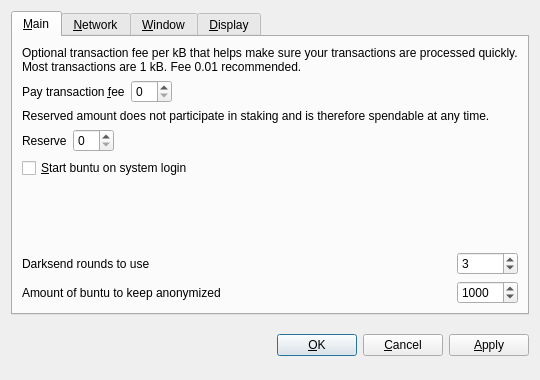
<?xml version="1.0" encoding="UTF-8"?>
<ui version="4.0">
 <class>OptionsDialog</class>
 <widget class="QDialog" name="OptionsDialog">
  <property name="geometry">
   <rect>
    <x>0</x>
    <y>0</y>
    <width>540</width>
    <height>380</height>
   </rect>
  </property>
  <property name="windowTitle">
   <string>Options</string>
  </property>
  <property name="modal">
   <bool>true</bool>
  </property>
  <layout class="QVBoxLayout" name="verticalLayout">
   <item>
    <widget class="QTabWidget" name="tabWidget">
     <property name="tabPosition">
      <enum>QTabWidget::North</enum>
     </property>
     <property name="currentIndex">
      <number>0</number>
     </property>
     <widget class="QWidget" name="tabMain">
      <attribute name="title">
       <string>&amp;Main</string>
      </attribute>
      <layout class="QGridLayout" name="gridLayout">
       <item row="0" column="0" colspan="2">
        <widget class="QLabel" name="transactionFeeInfoLabel">
         <property name="text">
          <string>Optional transaction fee per kB that helps make sure your transactions are processed quickly. Most transactions are 1 kB. Fee 0.01 recommended.</string>
         </property>
         <property name="textFormat">
          <enum>Qt::PlainText</enum>
         </property>
         <property name="wordWrap">
          <bool>true</bool>
         </property>
        </widget>
       </item>
       <item row="1" column="0">
        <layout class="QHBoxLayout" name="horizontalLayoutFee">
         <item>
          <widget class="QLabel" name="transactionFeeLabel">
           <property name="text">
            <string>Pay transaction &amp;fee</string>
           </property>
           <property name="textFormat">
            <enum>Qt::PlainText</enum>
           </property>
           <property name="buddy">
            <cstring>transactionFee</cstring>
           </property>
          </widget>
         </item>
         <item>
          <widget class="BuntuAmountField" name="transactionFee"/>
         </item>
         <item>
          <spacer name="horizontalSpacerFee">
           <property name="orientation">
            <enum>Qt::Horizontal</enum>
           </property>
           <property name="sizeHint" stdset="0">
            <size>
             <width>40</width>
             <height>20</height>
            </size>
           </property>
          </spacer>
         </item>
        </layout>
       </item>
       <item row="2" column="0" colspan="2">
        <widget class="QLabel" name="reserveBalanceInfoLabel">
         <property name="text">
          <string>Reserved amount does not participate in staking and is therefore spendable at any time.</string>
         </property>
         <property name="textFormat">
          <enum>Qt::PlainText</enum>
         </property>
         <property name="wordWrap">
          <bool>true</bool>
         </property>
        </widget>
       </item>
       <item row="3" column="0">
        <layout class="QHBoxLayout" name="horizontalLayoutReserveBalance">
         <item>
          <widget class="QLabel" name="reserveBalanceLabel">
           <property name="text">
            <string>Reserve</string>
           </property>
           <property name="textFormat">
            <enum>Qt::PlainText</enum>
           </property>
           <property name="buddy">
            <cstring>reserveBalance</cstring>
           </property>
          </widget>
         </item>
         <item>
          <widget class="BuntuAmountField" name="reserveBalance"/>
         </item>
         <item>
          <spacer name="horizontalSpacerReserveBalance">
           <property name="orientation">
            <enum>Qt::Horizontal</enum>
           </property>
           <property name="sizeHint" stdset="0">
            <size>
             <width>40</width>
             <height>20</height>
            </size>
           </property>
          </spacer>
         </item>
        </layout>
       </item>
       <item row="4" column="0">
        <widget class="QCheckBox" name="buntuAtStartup">
         <property name="toolTip">
          <string>Automatically start buntu after logging in to the system.</string>
         </property>
         <property name="text">
          <string>&amp;Start buntu on system login</string>
         </property>
        </widget>
       </item>
       <item row="5" column="0">
        <spacer name="verticalSpacer_Main">
         <property name="orientation">
          <enum>Qt::Vertical</enum>
         </property>
         <property name="sizeHint" stdset="0">
          <size>
           <width>20</width>
           <height>40</height>
          </size>
         </property>
        </spacer>
       </item>
       <item row="6" column="0">
        <widget class="QLabel" name="label">
         <property name="toolTip">
          <string>&lt;html&gt;&lt;head/&gt;&lt;body&gt;&lt;p&gt;This setting determines the amount of individual masternodes that an input will be anonymized through. More rounds of anonymization gives a higher degree of privacy, but also costs more in fees.&lt;/p&gt;&lt;/body&gt;&lt;/html&gt;</string>
         </property>
         <property name="text">
          <string>Darksend rounds to use</string>
         </property>
        </widget>
       </item>
       <item row="6" column="1">
        <widget class="QSpinBox" name="darksendRounds">
         <property name="minimum">
          <number>2</number>
         </property>
         <property name="maximum">
          <number>16</number>
         </property>
         <property name="value">
          <number>3</number>
         </property>
        </widget>
       </item>
       <item row="7" column="0">
        <widget class="QLabel" name="label_2">
         <property name="toolTip">
          <string>This amount acts as a threshold to turn off Darksend once it's reached.</string>
         </property>
         <property name="statusTip">
          <string notr="true"/>
         </property>
         <property name="whatsThis">
          <string notr="true"/>
         </property>
         <property name="accessibleName">
          <string notr="true"/>
         </property>
         <property name="accessibleDescription">
          <string notr="true"/>
         </property>
         <property name="text">
          <string>Amount of buntu to keep anonymized</string>
         </property>
        </widget>
       </item>
       <item row="7" column="1">
        <widget class="QSpinBox" name="anonymizebuntu">
         <property name="minimum">
          <number>2</number>
         </property>
         <property name="maximum">
          <number>10000</number>
         </property>
         <property name="singleStep">
          <number>10</number>
         </property>
         <property name="value">
          <number>1000</number>
         </property>
        </widget>
       </item>
      </layout>
     </widget>
     <widget class="QWidget" name="tabNetwork">
      <attribute name="title">
       <string>&amp;Network</string>
      </attribute>
      <layout class="QVBoxLayout" name="verticalLayout_Network">
       <item>
        <widget class="QCheckBox" name="mapPortUpnp">
         <property name="toolTip">
          <string>Automatically open the buntu client port on the router. This only works when your router supports UPnP and it is enabled.</string>
         </property>
         <property name="text">
          <string>Map port using &amp;UPnP</string>
         </property>
        </widget>
       </item>
       <item>
        <widget class="QCheckBox" name="connectSocks">
         <property name="toolTip">
          <string>Connect to the buntu network through a SOCKS5 proxy (e.g. when connecting through Tor).</string>
         </property>
         <property name="text">
          <string>&amp;Connect through SOCKS5 proxy:</string>
         </property>
        </widget>
       </item>
       <item>
        <layout class="QHBoxLayout" name="horizontalLayout_Network">
         <item>
          <widget class="QLabel" name="proxyIpLabel">
           <property name="text">
            <string>Proxy &amp;IP:</string>
           </property>
           <property name="textFormat">
            <enum>Qt::PlainText</enum>
           </property>
           <property name="buddy">
            <cstring>proxyIp</cstring>
           </property>
          </widget>
         </item>
         <item>
          <widget class="QValidatedLineEdit" name="proxyIp">
           <property name="maximumSize">
            <size>
             <width>140</width>
             <height>16777215</height>
            </size>
           </property>
           <property name="toolTip">
            <string>IP address of the proxy (e.g. 127.0.0.1)</string>
           </property>
          </widget>
         </item>
         <item>
          <widget class="QLabel" name="proxyPortLabel">
           <property name="text">
            <string>&amp;Port:</string>
           </property>
           <property name="textFormat">
            <enum>Qt::PlainText</enum>
           </property>
           <property name="buddy">
            <cstring>proxyPort</cstring>
           </property>
          </widget>
         </item>
         <item>
          <widget class="QLineEdit" name="proxyPort">
           <property name="maximumSize">
            <size>
             <width>55</width>
             <height>16777215</height>
            </size>
           </property>
           <property name="toolTip">
            <string>Port of the proxy (e.g. 9050)</string>
           </property>
          </widget>
         </item>
         <item>
          <spacer name="horizontalSpacer_Network">
           <property name="orientation">
            <enum>Qt::Horizontal</enum>
           </property>
           <property name="sizeHint" stdset="0">
            <size>
             <width>40</width>
             <height>20</height>
            </size>
           </property>
          </spacer>
         </item>
        </layout>
       </item>
       <item>
        <spacer name="verticalSpacer_Network">
         <property name="orientation">
          <enum>Qt::Vertical</enum>
         </property>
         <property name="sizeHint" stdset="0">
          <size>
           <width>20</width>
           <height>40</height>
          </size>
         </property>
        </spacer>
       </item>
      </layout>
     </widget>
     <widget class="QWidget" name="tabWindow">
      <attribute name="title">
       <string>&amp;Window</string>
      </attribute>
      <layout class="QVBoxLayout" name="verticalLayout_Window">
       <item>
        <widget class="QCheckBox" name="minimizeToTray">
         <property name="toolTip">
          <string>Show only a tray icon after minimizing the window.</string>
         </property>
         <property name="text">
          <string>&amp;Minimize to the tray instead of the taskbar</string>
         </property>
        </widget>
       </item>
       <item>
        <widget class="QCheckBox" name="minimizeOnClose">
         <property name="toolTip">
          <string>Minimize instead of exit the application when the window is closed. When this option is enabled, the application will be closed only after selecting Quit in the menu.</string>
         </property>
         <property name="text">
          <string>M&amp;inimize on close</string>
         </property>
        </widget>
       </item>
       <item>
        <spacer name="verticalSpacer_Window">
         <property name="orientation">
          <enum>Qt::Vertical</enum>
         </property>
         <property name="sizeHint" stdset="0">
          <size>
           <width>20</width>
           <height>40</height>
          </size>
         </property>
        </spacer>
       </item>
      </layout>
     </widget>
     <widget class="QWidget" name="tabDisplay">
      <attribute name="title">
       <string>&amp;Display</string>
      </attribute>
      <layout class="QVBoxLayout" name="verticalLayout_Display">
       <item>
        <layout class="QHBoxLayout" name="horizontalLayout_1_Display">
         <item>
          <widget class="QLabel" name="langLabel">
           <property name="text">
            <string>User Interface &amp;language:</string>
           </property>
           <property name="textFormat">
            <enum>Qt::PlainText</enum>
           </property>
           <property name="buddy">
            <cstring>lang</cstring>
           </property>
          </widget>
         </item>
         <item>
          <widget class="QValueComboBox" name="lang">
           <property name="toolTip">
            <string>The user interface language can be set here. This setting will take effect after restarting buntu.</string>
           </property>
          </widget>
         </item>
        </layout>
       </item>
       <item>
        <layout class="QHBoxLayout" name="horizontalLayout_2_Display">
         <item>
          <widget class="QLabel" name="unitLabel">
           <property name="text">
            <string>&amp;Unit to show amounts in:</string>
           </property>
           <property name="textFormat">
            <enum>Qt::PlainText</enum>
           </property>
           <property name="buddy">
            <cstring>unit</cstring>
           </property>
          </widget>
         </item>
         <item>
          <widget class="QValueComboBox" name="unit">
           <property name="toolTip">
            <string>Choose the default subdivision unit to show in the interface and when sending coins.</string>
           </property>
          </widget>
         </item>
        </layout>
       </item>
       <item>
        <widget class="QCheckBox" name="coinControlFeatures">
         <property name="toolTip">
          <string>Whether to show coin control features or not.</string>
         </property>
         <property name="text">
          <string>Display coin &amp;control features (experts only!)</string>
         </property>
        </widget>
       </item>
       <item>
        <widget class="QCheckBox" name="useBlackTheme">
         <property name="text">
          <string>Use black visual theme (requires restart)</string>
         </property>
        </widget>
       </item>
       <item>
        <spacer name="verticalSpacer_Display">
         <property name="orientation">
          <enum>Qt::Vertical</enum>
         </property>
         <property name="sizeHint" stdset="0">
          <size>
           <width>20</width>
           <height>40</height>
          </size>
         </property>
        </spacer>
       </item>
      </layout>
     </widget>
    </widget>
   </item>
   <item>
    <layout class="QHBoxLayout" name="horizontalLayout_Buttons">
     <item>
      <spacer name="horizontalSpacer_1">
       <property name="orientation">
        <enum>Qt::Horizontal</enum>
       </property>
       <property name="sizeHint" stdset="0">
        <size>
         <width>40</width>
         <height>48</height>
        </size>
       </property>
      </spacer>
     </item>
     <item>
      <widget class="QLabel" name="statusLabel">
       <property name="font">
        <font>
         <weight>75</weight>
         <bold>true</bold>
        </font>
       </property>
       <property name="text">
        <string/>
       </property>
       <property name="textFormat">
        <enum>Qt::PlainText</enum>
       </property>
       <property name="wordWrap">
        <bool>true</bool>
       </property>
      </widget>
     </item>
     <item>
      <spacer name="horizontalSpacer_2">
       <property name="orientation">
        <enum>Qt::Horizontal</enum>
       </property>
       <property name="sizeHint" stdset="0">
        <size>
         <width>40</width>
         <height>48</height>
        </size>
       </property>
      </spacer>
     </item>
     <item>
      <widget class="QPushButton" name="okButton">
       <property name="text">
        <string>&amp;OK</string>
       </property>
      </widget>
     </item>
     <item>
      <widget class="QPushButton" name="cancelButton">
       <property name="text">
        <string>&amp;Cancel</string>
       </property>
       <property name="autoDefault">
        <bool>false</bool>
       </property>
      </widget>
     </item>
     <item>
      <widget class="QPushButton" name="applyButton">
       <property name="text">
        <string>&amp;Apply</string>
       </property>
       <property name="autoDefault">
        <bool>false</bool>
       </property>
      </widget>
     </item>
    </layout>
   </item>
  </layout>
 </widget>
 <customwidgets>
  <customwidget>
   <class>BuntuAmountField</class>
   <extends>QSpinBox</extends>
   <header>buntuamountfield.h</header>
   <container>1</container>
  </customwidget>
  <customwidget>
   <class>QValueComboBox</class>
   <extends>QComboBox</extends>
   <header>qvaluecombobox.h</header>
  </customwidget>
  <customwidget>
   <class>QValidatedLineEdit</class>
   <extends>QLineEdit</extends>
   <header>qvalidatedlineedit.h</header>
  </customwidget>
 </customwidgets>
 <resources/>
 <connections/>
</ui>
